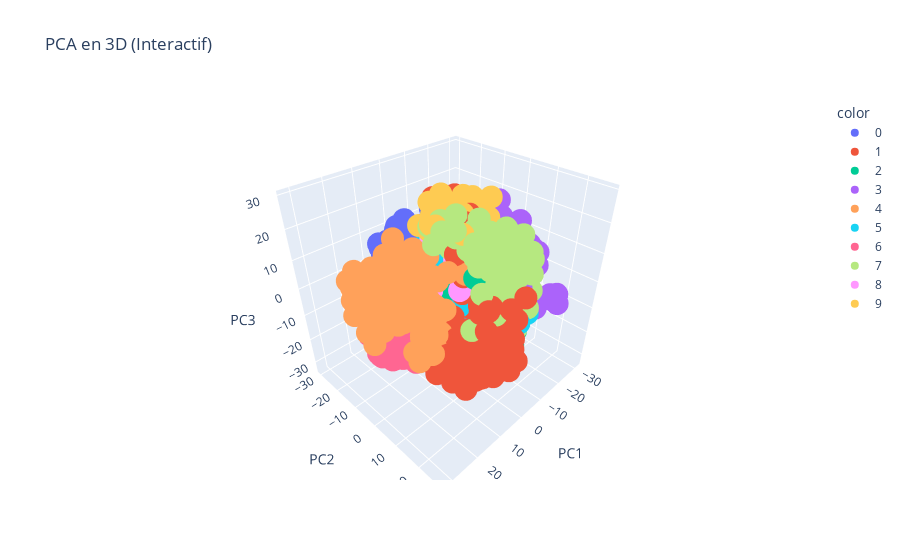

The code cell stored with this chart in its notebook:
### Code cell
import numpy as np
from sklearn.datasets import load_digits
from sklearn.decomposition import PCA
from sklearn.manifold import TSNE
import umap
import plotly.express as px

# Charger un jeu de données d'exemple (chiffres manuscrits)
digits = load_digits()
X = digits.data
y = digits.target

# Réduction de dimension avec PCA
pca = PCA(n_components=3)
X_pca = pca.fit_transform(X)

# Graphiques interactifs 3D
fig_pca = px.scatter_3d(
    x=X_pca[:, 0], y=X_pca[:, 1], z=X_pca[:, 2],
    color=y.astype(str), title="PCA en 3D (Interactif)",
    labels={"x": "PC1", "y": "PC2", "z": "PC3"}
)
fig_pca.show()

### Figure 1 — Plotly figure (JSON) as saved in the notebook; plotly's stock layout.template omitted (floating-point values rounded to 4 significant figures; data arrays with more than 128 entries replaced by an {"elided": "..."} marker saying what was removed)
{"data": [{"hovertemplate": "color=0<br>PC1=%{x}<br>PC2=%{y}<br>PC3=%{z}<extra></extra>", "legendgroup": "0", "marker": {"color": "#636efa", "symbol": "circle"}, "mode": "markers", "name": "0", "scene": "scene", "showlegend": true, "type": "scatter3d", "x": {"elided": "178 float values"}, "y": {"elided": "178 float values"}, "z": {"elided": "178 float values"}}, {"hovertemplate": "color=1<br>PC1=%{x}<br>PC2=%{y}<br>PC3=%{z}<extra></extra>", "legendgroup": "1", "marker": {"color": "#EF553B", "symbol": "circle"}, "mode": "markers", "name": "1", "scene": "scene", "showlegend": true, "type": "scatter3d", "x": {"elided": "182 float values"}, "y": {"elided": "182 float values"}, "z": {"elided": "182 float values"}}, {"hovertemplate": "color=2<br>PC1=%{x}<br>PC2=%{y}<br>PC3=%{z}<extra></extra>", "legendgroup": "2", "marker": {"color": "#00cc96", "symbol": "circle"}, "mode": "markers", "name": "2", "scene": "scene", "showlegend": true, "type": "scatter3d", "x": {"elided": "177 float values"}, "y": {"elided": "177 float values"}, "z": {"elided": "177 float values"}}, {"hovertemplate": "color=3<br>PC1=%{x}<br>PC2=%{y}<br>PC3=%{z}<extra></extra>", "legendgroup": "3", "marker": {"color": "#ab63fa", "symbol": "circle"}, "mode": "markers", "name": "3", "scene": "scene", "showlegend": true, "type": "scatter3d", "x": {"elided": "183 float values"}, "y": {"elided": "183 float values"}, "z": {"elided": "183 float values"}}, {"hovertemplate": "color=4<br>PC1=%{x}<br>PC2=%{y}<br>PC3=%{z}<extra></extra>", "legendgroup": "4", "marker": {"color": "#FFA15A", "symbol": "circle"}, "mode": "markers", "name": "4", "scene": "scene", "showlegend": true, "type": "scatter3d", "x": {"elided": "181 float values"}, "y": {"elided": "181 float values"}, "z": {"elided": "181 float values"}}, {"hovertemplate": "color=5<br>PC1=%{x}<br>PC2=%{y}<br>PC3=%{z}<extra></extra>", "legendgroup": "5", "marker": {"color": "#19d3f3", "symbol": "circle"}, "mode": "markers", "name": "5", "scene": "scene", "showlegend": true, "type": "scatter3d", "x": {"elided": "182 float values"}, "y": {"elided": "182 float values"}, "z": {"elided": "182 float values"}}, {"hovertemplate": "color=6<br>PC1=%{x}<br>PC2=%{y}<br>PC3=%{z}<extra></extra>", "legendgroup": "6", "marker": {"color": "#FF6692", "symbol": "circle"}, "mode": "markers", "name": "6", "scene": "scene", "showlegend": true, "type": "scatter3d", "x": {"elided": "181 float values"}, "y": {"elided": "181 float values"}, "z": {"elided": "181 float values"}}, {"hovertemplate": "color=7<br>PC1=%{x}<br>PC2=%{y}<br>PC3=%{z}<extra></extra>", "legendgroup": "7", "marker": {"color": "#B6E880", "symbol": "circle"}, "mode": "markers", "name": "7", "scene": "scene", "showlegend": true, "type": "scatter3d", "x": {"elided": "179 float values"}, "y": {"elided": "179 float values"}, "z": {"elided": "179 float values"}}, {"hovertemplate": "color=8<br>PC1=%{x}<br>PC2=%{y}<br>PC3=%{z}<extra></extra>", "legendgroup": "8", "marker": {"color": "#FF97FF", "symbol": "circle"}, "mode": "markers", "name": "8", "scene": "scene", "showlegend": true, "type": "scatter3d", "x": {"elided": "174 float values"}, "y": {"elided": "174 float values"}, "z": {"elided": "174 float values"}}, {"hovertemplate": "color=9<br>PC1=%{x}<br>PC2=%{y}<br>PC3=%{z}<extra></extra>", "legendgroup": "9", "marker": {"color": "#FECB52", "symbol": "circle"}, "mode": "markers", "name": "9", "scene": "scene", "showlegend": true, "type": "scatter3d", "x": {"elided": "180 float values"}, "y": {"elided": "180 float values"}, "z": {"elided": "180 float values"}}], "layout": {"legend": {"title": {"text": "color"}, "tracegroupgap": 0}, "scene": {"domain": {"x": [0, 1], "y": [0, 1]}, "xaxis": {"title": {"text": "PC1"}}, "yaxis": {"title": {"text": "PC2"}}, "zaxis": {"title": {"text": "PC3"}}}, "title": {"text": "PCA en 3D (Interactif)"}}}
